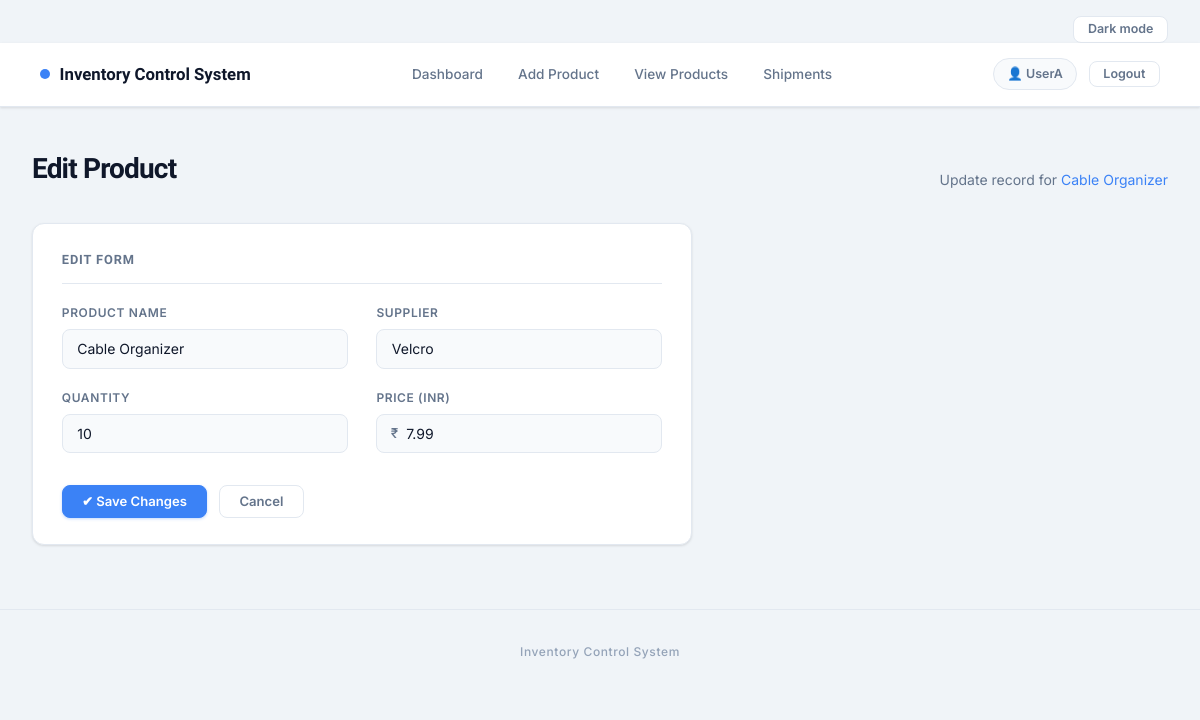
The app's page /edit/16 (signed in), older data.
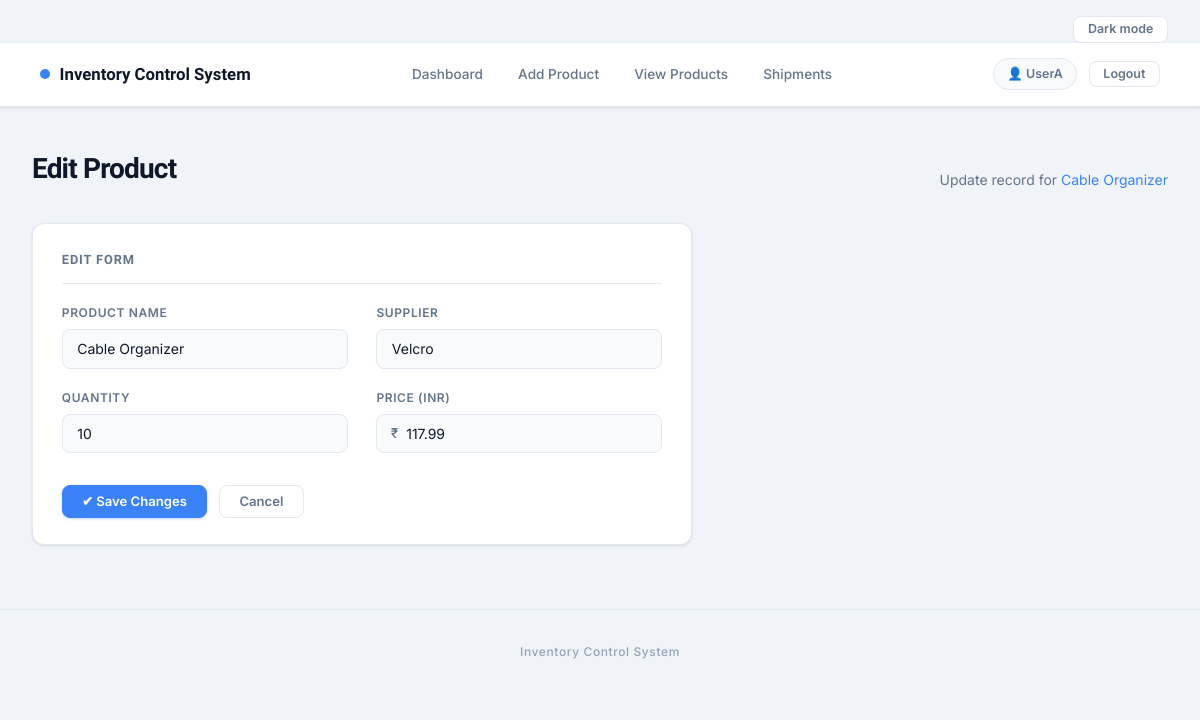
The same page, newer data.
### tables this page shows
CREATE TABLE products (
            id       INTEGER PRIMARY KEY AUTOINCREMENT,
            name     TEXT    NOT NULL,
            quantity INTEGER NOT NULL,
            price    REAL    NOT NULL,
            supplier TEXT    NOT NULL,
            user_id  INTEGER NOT NULL,
            FOREIGN KEY (user_id) REFERENCES users (id)
        );

### app.py (the view, shortened to what this page needs)
@app.route("/edit/<int:product_id>", methods=["GET", "POST"])
@login_required
def edit_product(product_id):
    conn    = get_db()
    product = conn.execute(
        "SELECT * FROM products WHERE id = ? AND user_id = ?",
        (product_id, session["user_id"])
    ).fetchone()
    if not product:
        flash("Product not found.", "error")
        conn.close()
        return redirect(url_for("view_products"))
    conn.close()
    return render_template("edit_product.html", product=product)

### app.py (called while the page is built)
def get_db():
    conn = sqlite3.connect(DATABASE)
    conn.row_factory = sqlite3.Row
    return conn

def login_required(f):
    @wraps(f)
    def decorated(*args, **kwargs):
        if "user" not in session:
            flash("Please login to access this page.", "error")
            return redirect(url_for("login"))
        return f(*args, **kwargs)
    return decorated

### templates/edit_product.html (shortened to what this page needs)
{% extends "base.html" %}
{% block content %}
<div class="page-header">
  <h1>Edit Product</h1>
  <p>Update record for <span style="color:var(--accent)">{{ product['name'] }}</span></p>
</div>
<div class="card" style="max-width:660px;">
  <div class="card-title">Edit Form</div>
  <form method="POST" action="{{ url_for('edit_product', product_id=product['id']) }}">
    <div class="form-grid">
      <div class="form-group">
        <label for="name">Product Name</label>
        <input type="text" id="name" name="name" value="{{ product['name'] }}" required />
      </div>
      <div class="form-group">
        <label for="supplier">Supplier</label>
        <input type="text" id="supplier" name="supplier" value="{{ product['supplier'] }}" required />
      </div>
      <div class="form-group">
        <label for="quantity">Quantity</label>
        <input type="number" id="quantity" name="quantity" value="{{ product['quantity'] }}" min="0" required />
      </div>
      <div class="form-group">
        <label for="price">Price (INR)</label>
        <div class="input-prefix">
          <span>₹</span>
          <input type="number" id="price" name="price" value="{{ product['price'] }}"
                 step="0.01" min="0" required />
        </div>
      </div>
    </div>
    <div class="form-actions">
      <button type="submit" class="btn btn-primary">✔ Save Changes</button>
      <a href="{{ url_for('view_products') }}" class="btn btn-ghost">Cancel</a>
    </div>
  </form>
</div>
{% endblock %}

Row changes from the older to the newer data that the page shows:
changed products "Cable Organizer": price "7.99" → "117.99"
